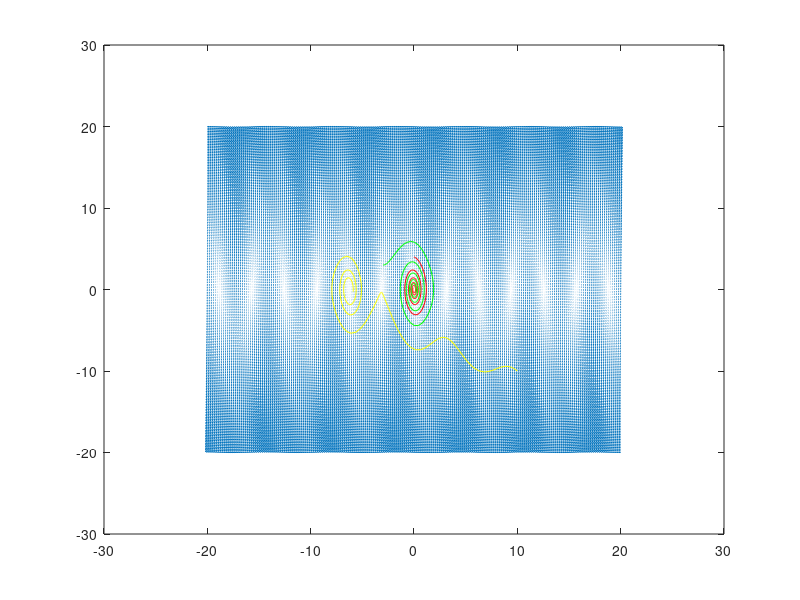

Write the MATLAB code that produced this figure.
clc;
clear all;
[x1,x2]=meshgrid(-20:0.2:20,-20:0.2:20);
dx1=x2;
dx2=(-9.81/1)*sin(x1)-(0.5)*x2;
quiver(x1,x2,dx1,dx2)
hold on
fn=@(t,x)[x(2);-9.81*sin(x(1))-(0.5)*x(2)];
[t,y]=ode45(fn,[0 10],[0 4]);
plot(y(:,1),y(:,2),'r');
hold on
fn=@(t,x)[x(2);-9.81*sin(x(1))-(0.5)*x(2)];
[t,y]=ode45(fn,[0 10],[-3 3]);
plot(y(:,1),y(:,2),'g');
hold on
fn=@(t,x)[x(2);-9.81*sin(x(1))-(0.5)*x(2)];
[t,y]=ode45(fn,[0 10],[10 -10]);
plot(y(:,1),y(:,2),'y');